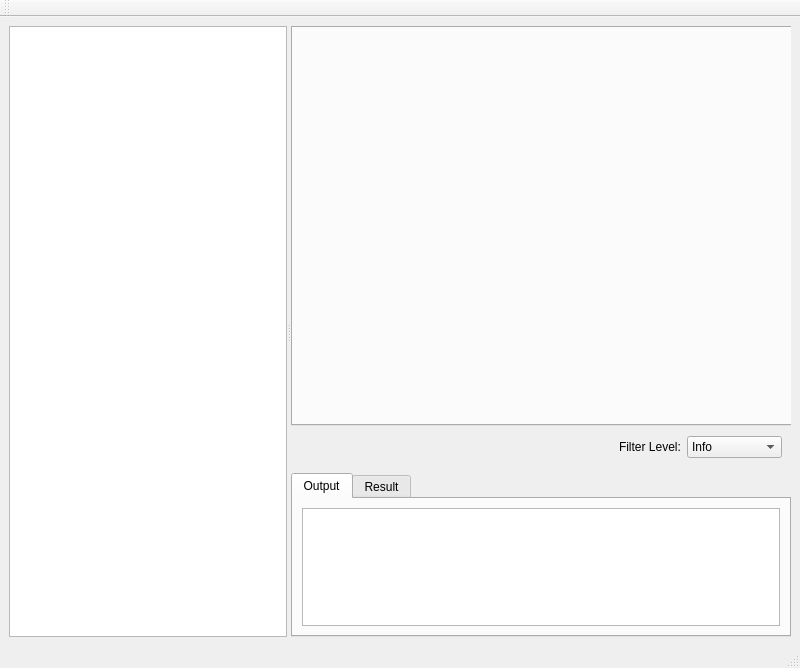
<?xml version="1.0" encoding="UTF-8"?>
<ui version="4.0">
 <class>UIMain</class>
 <widget class="QMainWindow" name="UIMain">
  <property name="enabled">
   <bool>true</bool>
  </property>
  <property name="geometry">
   <rect>
    <x>0</x>
    <y>0</y>
    <width>800</width>
    <height>668</height>
   </rect>
  </property>
  <property name="windowTitle">
   <string>EPMC</string>
  </property>
  <property name="windowIcon">
   <iconset>
    <normaloff>resources/icon.png</normaloff>resources/icon.png</iconset>
  </property>
  <widget class="QWidget" name="centralwidget">
   <property name="enabled">
    <bool>true</bool>
   </property>
   <property name="sizePolicy">
    <sizepolicy hsizetype="Preferred" vsizetype="Preferred">
     <horstretch>0</horstretch>
     <verstretch>0</verstretch>
    </sizepolicy>
   </property>
   <layout class="QGridLayout" name="gridLayout">
    <item row="1" column="0">
     <widget class="QSplitter" name="splitter_H">
      <property name="sizePolicy">
       <sizepolicy hsizetype="Expanding" vsizetype="Preferred">
        <horstretch>0</horstretch>
        <verstretch>0</verstretch>
       </sizepolicy>
      </property>
      <property name="orientation">
       <enum>Qt::Horizontal</enum>
      </property>
      <property name="childrenCollapsible">
       <bool>false</bool>
      </property>
      <widget class="QTreeView" name="DirTree">
       <property name="sizePolicy">
        <sizepolicy hsizetype="Preferred" vsizetype="Expanding">
         <horstretch>0</horstretch>
         <verstretch>0</verstretch>
        </sizepolicy>
       </property>
       <property name="minimumSize">
        <size>
         <width>100</width>
         <height>0</height>
        </size>
       </property>
      </widget>
      <widget class="QSplitter" name="splitter_V">
       <property name="sizePolicy">
        <sizepolicy hsizetype="Preferred" vsizetype="Preferred">
         <horstretch>0</horstretch>
         <verstretch>0</verstretch>
        </sizepolicy>
       </property>
       <property name="minimumSize">
        <size>
         <width>500</width>
         <height>0</height>
        </size>
       </property>
       <property name="autoFillBackground">
        <bool>false</bool>
       </property>
       <property name="orientation">
        <enum>Qt::Vertical</enum>
       </property>
       <property name="handleWidth">
        <number>1</number>
       </property>
       <property name="childrenCollapsible">
        <bool>false</bool>
       </property>
       <widget class="QTabWidget" name="File">
        <property name="sizePolicy">
         <sizepolicy hsizetype="Expanding" vsizetype="Expanding">
          <horstretch>0</horstretch>
          <verstretch>0</verstretch>
         </sizepolicy>
        </property>
        <property name="minimumSize">
         <size>
          <width>600</width>
          <height>400</height>
         </size>
        </property>
        <property name="currentIndex">
         <number>-1</number>
        </property>
       </widget>
       <widget class="QWidget" name="V_out" native="true">
        <property name="sizePolicy">
         <sizepolicy hsizetype="Preferred" vsizetype="Preferred">
          <horstretch>0</horstretch>
          <verstretch>0</verstretch>
         </sizepolicy>
        </property>
        <layout class="QVBoxLayout" name="verticalLayout" stretch="0,6">
         <item>
          <widget class="QWidget" name="Filter" native="true">
           <property name="sizePolicy">
            <sizepolicy hsizetype="Expanding" vsizetype="Maximum">
             <horstretch>0</horstretch>
             <verstretch>0</verstretch>
            </sizepolicy>
           </property>
           <layout class="QHBoxLayout" name="horizontalLayout" stretch="4,1">
            <item alignment="Qt::AlignRight">
             <widget class="QLabel" name="label">
              <property name="text">
               <string>Filter Level:</string>
              </property>
             </widget>
            </item>
            <item>
             <widget class="QComboBox" name="filterLevel">
              <property name="sizePolicy">
               <sizepolicy hsizetype="Preferred" vsizetype="Preferred">
                <horstretch>0</horstretch>
                <verstretch>0</verstretch>
               </sizepolicy>
              </property>
              <item>
               <property name="text">
                <string>Info</string>
               </property>
              </item>
              <item>
               <property name="text">
                <string>Worning</string>
               </property>
              </item>
              <item>
               <property name="text">
                <string>Error</string>
               </property>
              </item>
             </widget>
            </item>
           </layout>
          </widget>
         </item>
         <item>
          <widget class="QTabWidget" name="Out">
           <property name="sizePolicy">
            <sizepolicy hsizetype="Expanding" vsizetype="Expanding">
             <horstretch>0</horstretch>
             <verstretch>0</verstretch>
            </sizepolicy>
           </property>
           <property name="currentIndex">
            <number>0</number>
           </property>
           <widget class="QWidget" name="OutPut">
            <attribute name="title">
             <string>Output</string>
            </attribute>
            <layout class="QVBoxLayout" name="verticalLayout_5">
             <item>
              <widget class="QTextEdit" name="outText">
               <property name="sizePolicy">
                <sizepolicy hsizetype="Preferred" vsizetype="Preferred">
                 <horstretch>0</horstretch>
                 <verstretch>0</verstretch>
                </sizepolicy>
               </property>
               <property name="readOnly">
                <bool>true</bool>
               </property>
              </widget>
             </item>
            </layout>
           </widget>
           <widget class="QWidget" name="Result">
            <attribute name="title">
             <string>Result</string>
            </attribute>
            <layout class="QVBoxLayout" name="verticalLayout_6">
             <item>
              <widget class="QTextEdit" name="resultText">
               <property name="sizePolicy">
                <sizepolicy hsizetype="Preferred" vsizetype="Preferred">
                 <horstretch>0</horstretch>
                 <verstretch>0</verstretch>
                </sizepolicy>
               </property>
               <property name="readOnly">
                <bool>true</bool>
               </property>
              </widget>
             </item>
            </layout>
           </widget>
          </widget>
         </item>
        </layout>
       </widget>
      </widget>
     </widget>
    </item>
   </layout>
  </widget>
  <widget class="QMenuBar" name="menubar">
   <property name="geometry">
    <rect>
     <x>0</x>
     <y>0</y>
     <width>800</width>
     <height>22</height>
    </rect>
   </property>
  </widget>
  <widget class="QStatusBar" name="statusbar"/>
  <widget class="QToolBar" name="mainToolBar">
   <property name="windowTitle">
    <string>toolBar</string>
   </property>
   <attribute name="toolBarArea">
    <enum>TopToolBarArea</enum>
   </attribute>
   <attribute name="toolBarBreak">
    <bool>false</bool>
   </attribute>
  </widget>
 </widget>
 <resources/>
 <connections/>
</ui>
